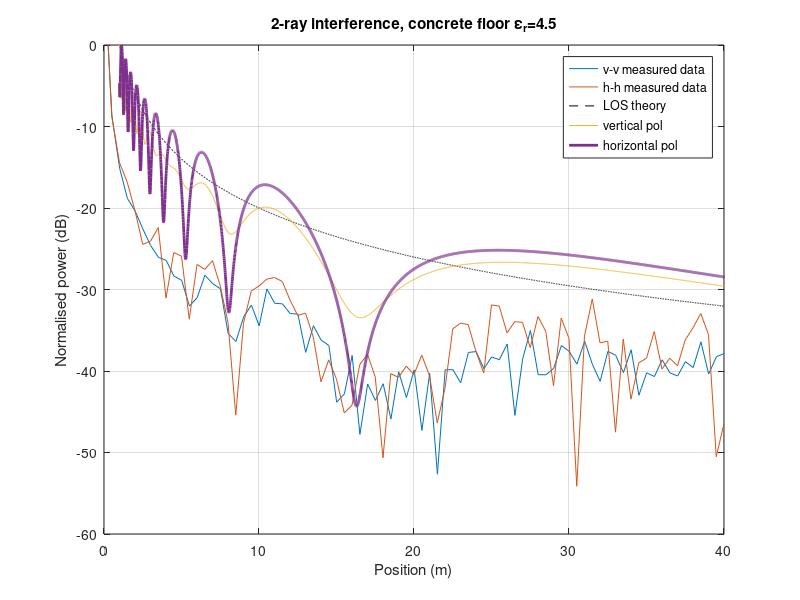

Source code (MATLAB):
clear
clc

% measured data v-v
measured_data_v = [
    1	9.24	9.2
    51	-8.65	-8.75
    101	-14.96	-15.3
    151	-18.64	-19.01
    201	-20.16	-20.58
    251	-22.48	-22.69
    301	-24.32	-24.89
    351	-25.87	-26.23
    401	-26.1	-26.74
    451	-27.7	-29
    501	-28.52	-29.23
    551	-31.22	-32.84
    601	-30.77	-31.24
    651	-27.97	-28.54
    701	-29.14	-29.4
    751	-29.52	-30.3
    801	-35.2	-35.58
    851	-36.2	-36.58
    901	-33.22	-33.49
    951	-31.04	-32.78
    1001	-34.02	-34.9
    1051	-29.69	-30.17
    1101	-31.49	-31.88
    1151	-31.64	-31.88
    1201	-32.7	-33.2
    1251	-32.2	-33.84
    1301	-37.09	-38.33
    1351	-34.32	-34.58
    1401	-35.94	-36.48
    1451	-36.7	-37.04
    1501	-43.43	-44.23
    1551	-42.64	-42.96
    1601	-37.74	-38.44
    1651	-47.24	-48.32
    1701	-41.33	-41.86
    1751	-43.26	-43.97
    1801	-40.11	-43.01
    1851	-45.32	-46.47
    1901	-39.7	-40.48
    1951	-42.64	-43.87
    2001	-39.43	-40.3
    2051	-47.01	-47.56
    2101	-39.84	-40.7
    2151	-52.43	-52.9
    2201	-39.7	-40.01
    2251	-39.32	-40.34
    2301	-41	-41.89
    2351	-37.6	-37.85
    2401	-37.43	-37.8
    2451	-39.32	-40.09
    2501	-38	-38.56
    2551	-38.52	-38.7
    2601	-36.51	-36.86
    2651	-45.02	-45.87
    2701	-38.46	-38.57
    2751	-37.32	-32.74
    2801	-40.34	-40.56
    2851	-40.14	-40.79
    2901	-39.62	-39.74
    2951	-36.8	-36.96
    3001	-37.43	-37.73
    3051	-39.01	-39.29
    3101	-36.29	-36.4
    3151	-39.06	-39.32
    3201	-41.03	-41.5
    3251	-37.42	-37.76
    3301	-37.89	-38.24
    3351	-40.07	-40.34
    3401	-37.27	-37.52
    3451	-42.78	-43.17
    3501	-39.89	-40.56
    3551	-40.56	-40.8
    3601	-38.5	-38.76
    3651	-40.17	-40.28
    3701	-40.4	-40.82
    3751	-38.69	-39.02
    3801	-39.27	-39.89
    3851	-36.3	-36.54
    3901	-40.23	-40.52
    3951	-38.19	-38.32
    4001	-37.73	-37.97
    ];

% convert cm into m
distance_v = measured_data_v(:,1)./100;

power_average_v = (measured_data_v(:,2) + measured_data_v(:,3))./2;


% measured data h_h
measured_data_h  = [
    0	9.97	10
    0.5	-8.82	-8.65
    1	-14.56	-14.32
    1.5	-17.01	-16.67
    2	-20.43	-20.26
    2.5	-24.81	-24.11
    3	-24.3	-23.85
    3.5	-22.49	-22.32
    4	-31.68	-30.44
    4.5	-25.62	-25.31
    5	-26.29	-25.53
    5.5	-34.07	-33.21
    6	-27.28	-26.58
    6.5	-27.68	-27.38
    7	-26.65	-26.28
    7.5	-29.72	-29.38
    8	-34.28	-33.82
    8.5	-46.02	-44.82
    9	-34.45	-33.82
    9.5	-30.28	-30.1
    10	-29.78	-29.36
    10.5	-28.93	-28.52
    11	-28.89	-28.18
    11.5	-29.21	-28.81
    12	-31.46	-31.11
    12.5	-33.36	-33.02
    13	-33.16	-32.62
    13.5	-36.11	-35.54
    14	-42.03	-40.62
    14.5	-38.86	-38.42
    15	-42.05	-39.96
    15.5	-46.12	-44.17
    16	-47.38	-41.01
    16.5	-39.86	-38.56
    17	-38.26	-37.65
    17.5	-41.28	-40.21
    18	-51.68	-49.62
    18.5	-40.68	-39.96
    19	-41.08	-40.49
    19.5	-39.86	-38.96
    20	-40.98	-39.85
    20.5	-38.35	-37.76
    21	-41.29	-39.87
    21.5	-47.54	-45.23
    22	-42.97	-41.23
    22.5	-35.06	-34.6
    23	-34.3	-33.95
    23.5	-34.67	-33.95
    24	-38.08	-37.2
    24.5	-40.38	-40.1
    25	-32.38	-31.4
    25.5	-32.28	-31.8
    26	-35.68	-34.97
    26.5	-34.78	-33.12
    27	-34.26	-33.8
    27.5	-37.64	-36.62
    28	-33.48	-33.16
    28.5	-35.36	-34.9
    29	-42.25	-41.37
    29.5	-33.69	-33.31
    30	-36.35	-35.67
    30.5	-54.82	-53.46
    31	-36.02	-35.41
    31.5	-31.33	-30.97
    32	-36.97	-36.12
    32.5	-36.52	-36.15
    33	-48.06	-46.95
    33.5	-36.42	-35.72
    34	-43.96	-42.96
    34.5	-39.34	-38.66
    35	-38.89	-37.96
    35.5	-35.44	-34.87
    36	-40	-39.51
    36.5	-38.85	-38.02
    37	-40.07	-38.65
    37.5	-36.39	-35.96
    38	-34.84	-34.58
    38.5	-33.16	-32.72
    39	-36.05	-35.02
    39.5	-51.05	-49.97
    40	-47.68	-45.25
    
    ];

distance_h  = measured_data_h (:,1);

power_average_h  = (measured_data_h (:,2)+measured_data_h(:,3))./2;

figure(1)
plot(distance_v, power_average_v)
title('measured Received Power figure')
xlabel('distance m')
ylabel('Power dBm')
hold on
plot(distance_h , power_average_h )
grid on
hold on

%% 2nd of December,  2018

% consolidated 2.45GHz theory & measured data
% for EEE414 propagation assignment


%%%%%%%%%%%%%%%%%%%%%%%%%%%%%%%%%%%%%%%%%%%%%%%%%%%%%%%%%%%%%%%%%%%%%
%% two-ray interference model derived from Sommer  %%
%%%%%%%%%%%%%%%%%%%%%%%%%%%%%%%%%%%%%%%%%%%%%%%%%%%%%%%%%%%%%%%%%%%%%

% height above floor in metres
% this is set for 1metre
% measurmenets were done at 1.03 & 1.09metres
h1 = 1.00;

% wavelength in metres
l = 0.1223673;

% separation distances
dS = [1:0.01:50];

% freespace loss,  equation 1
Lfs = -20*log10( 4*pi*dS/l );

% separation distances,  coarse version
dS_c = [1 1.25 1.5 2 2.5 3 3.5 4:1:50];

% freespace loss,  equation 1,  coarse version
Lfs_c = -20*log10( 4*pi*dS_c/l );

%% relative permittivity of the floor  %%
er = 4.5;

%%%  NORMAL  %%%
% two-ray interference
dref = sqrt( dS.*dS + 4*h1.*h1 );

sinT = 2*h1./dref;

cosT = dS./dref;

phi = 2*pi* ( dS - dref )/l;

% reflection coefficient for normal polarisation
rc_norm_44 = ( sinT - sqrt( er - cosT.*cosT ) ) ./ ( sinT + sqrt( er - cosT.*cosT ) );

% 2-Ray Interfence (TRI) calculation
LtriN_44 = -20*log10( 4*pi*dS/l ./ abs( 1 + rc_norm_44.*exp( i*phi ) ) );



%%%  PARALLEL  %%%
% calculations for horizontal polarisation
dref2 = sqrt( dS.*dS + 4*h1.*h1 );
sinT2 = 2*h1./dref2;
cosT2 = dS./dref2;
phi2 = 2*pi* ( dS - dref2 )/l;

% reflection coefficient for parallel polarisation
rc_para_44 = ( -er*sinT2 + sqrt( er - cosT2.*cosT2 ) ) ./ ( er*sinT2 + sqrt( er - cosT2.*cosT2 ) );
%% is the first - sign wrong?
%%  %% was:  rc_para_44 = ( -er*sinT2 + sqrt( er - cosT2.*cosT2 ) ) ./ ( er*sinT2 + sqrt( er - cosT2.*cosT2 ) );

% 2-Ray Interfence (TRI) calculation
LtriP_44 = -20*log10( 4*pi*dS/l ./ abs( 1 - rc_para_44.*exp( i*phi2 ) ) );
%% negated the reflection coefficient


%% relative permittivity of the floor  %%
er = 4.5;

%%%  NORMAL  %%%
% two-ray interference
dref = sqrt( dS.*dS + 4*h1.*h1 );

sinT = 2*h1./dref;

cosT = dS./dref;

phi = 2*pi* ( dS - dref )/l;

% reflection coefficient for normal polarisation
rc_norm_75 = ( sinT - sqrt( er - cosT.*cosT ) ) ./ ( sinT + sqrt( er - cosT.*cosT ) );

% 2-Ray Interfence (TRI) calculation
LtriN_75 = -20*log10( 4*pi*dS/l ./ abs( 1 + rc_norm_75.*exp( i*phi ) ) );

%%%  PARALLEL  %%%
% calculations for horizontal polarisation
dref2 = sqrt( dS.*dS + 4*h1.*h1 );
sinT2 = 2*h1./dref2;
cosT2 = dS./dref2;
phi2 = 2*pi* ( dS - dref2 )/l;

% reflection coefficient for parallel polarisation
rc_para_75 = ( -er*sinT2 + sqrt( er - cosT2.*cosT2 ) ) ./ ( er*sinT2 + sqrt( er - cosT2.*cosT2 ) );
%% %% was:  rc_para_75 = ( -er*sinT2 + sqrt( er - cosT2.*cosT2 ) ) ./ ( er*sinT2 + sqrt( er - cosT2.*cosT2 ) );

% 2-Ray Interfence (TRI) calculation
LtriP_75 = -20*log10( 4*pi*dS/l ./ abs( 1 - rc_para_75.*exp( i*phi2 ) ) );


%%%%%%%%%%%%%%%%%%%%%%%%%%%%%%%%%%%%%%%%%%%%%%%%%%%%%%%%%%%%%%%%%%%%%
%%  PEC  %%
%%%%%%%%%%%%%%%%%%%%%%%%%%%%%%%%%%%%%%%%%%%%%%%%%%%%%%%%%%%%%%%%%%%%%

% TRI calculation using reflection coefficient 1 for horizontal polarisation incident on PEC floor
LtriPEC_P = -20*log10( 4*pi*dS/l ./ abs( 1 +1.*exp( i*phi2 ) ) );

LtriPEC_N = -20*log10( 4*pi*dS/l ./ abs( 1 -1.*exp( i*phi2 ) ) );

% plot(dS,Lfs-max(Lfs),'k--',dS,LtriP_75-max(LtriP_75),dS,LtriN_75-max(LtriN_75),'LineWidth',2)
plot(dS,Lfs-max(Lfs),'k--',dS,LtriP_44-max(LtriP_44),dS,LtriN_44-max(LtriN_44),'LineWidth',2)
xlabel('Position (m)')
ylabel('Normalised power (dB)')
legend('v-v measured data','h-h measured data','LOS theory','vertical pol','horizontal pol')  % ,'total')
title('2-ray interference, concrete floor \epsilon_r=4.5')
grid on
axis([0 40 -60 0])


